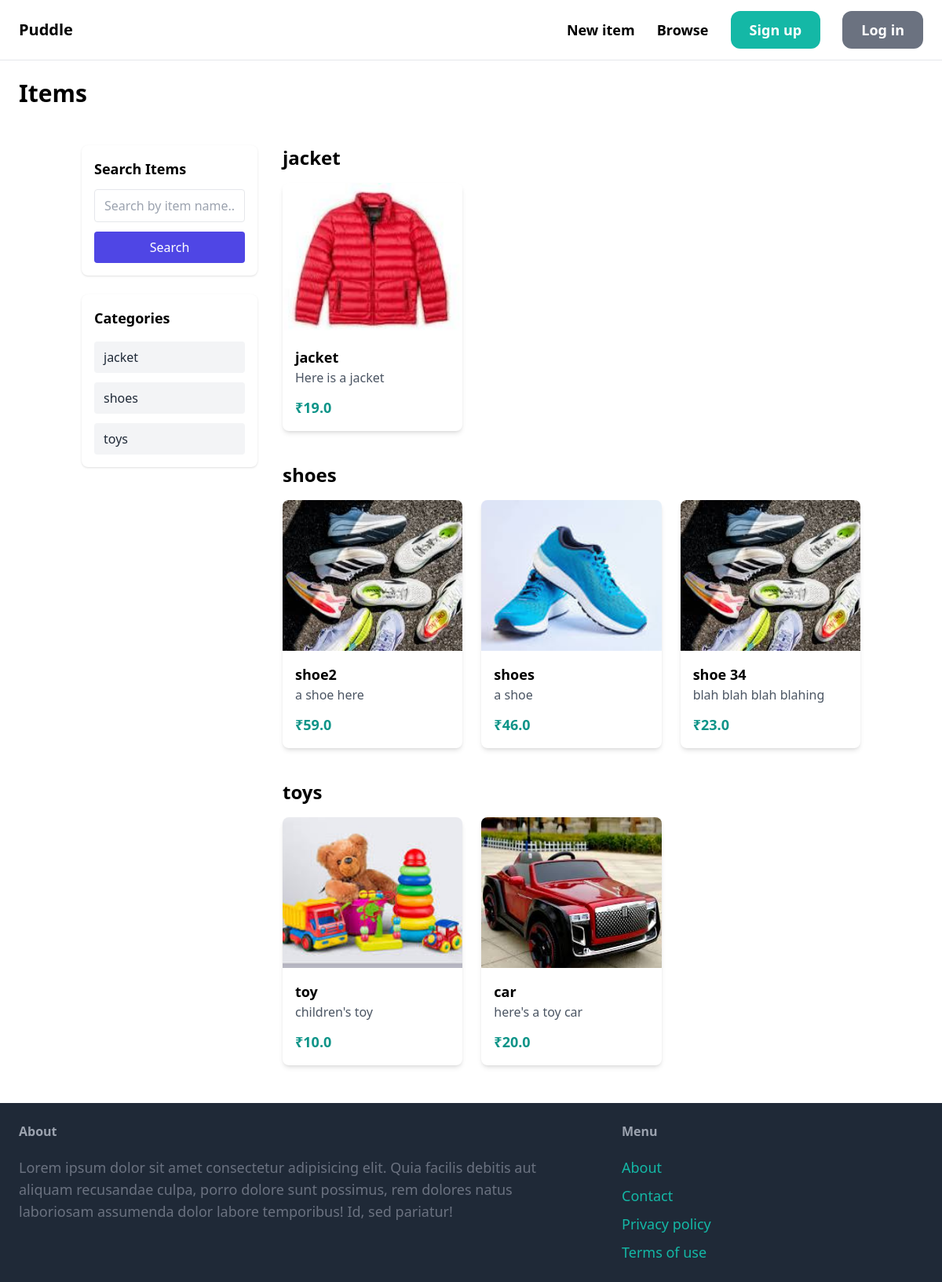
The app's page /items/ with its own data.
### item/models.py (models this page shows, shortened)
class Category(models.Model):
    name = models.CharField(max_length=255)
    class Meta:
        ordering =('name',)
        verbose_name_plural = 'Categories'

class Item(models.Model):
    category = models.ForeignKey(Category,related_name='items', on_delete=models.CASCADE)
    name = models.CharField(max_length=255)
    description = models.TextField(blank=True, null=True)
    price = models.FloatField()
    image = models.ImageField(upload_to='item_images', blank=True, null=True)
    is_sold = models.BooleanField(default=False)
    created_at = models.DateTimeField(auto_now_add=True)
    created_by = models.ForeignKey(User, on_delete=models.CASCADE, related_name='items')

### item/views.py (the view, shortened to what this page needs)
# urls.py: path('', views.items, name='items'),
def items(request):
    items = Item.objects.filter(is_sold=False)
    query = request.GET.get('query', '')
    categories = Category.objects.prefetch_related('items').all()
    return render(request, "item/items.html", {
        'items': items,
        'categories': categories,
        'query': '',
        'is_search': False,
    })

### item/templates/item/items.html (shortened to what this page needs)
{% extends "core/base.html" %}
{% block content %}
    <h1 class="mb-6 text-3xl font-bold">Items</h1>
<div class="container mx-auto px-4 py-6">
    <div class="grid grid-cols-1 md:grid-cols-4 gap-8">
        <div class="md:col-span-1 space-y-6">
            <div class="bg-white shadow rounded-lg p-4">
                <h2 class="text-lg font-semibold mb-3">Search Items</h2>
                <form method="GET">
                    <input
                        type="text"
                        name="query"
                        placeholder="Search by item name..."
                        value="{{ query }}"
                        class="w-full px-3 py-2 border rounded focus:outline-none focus:ring-2 focus:ring-indigo-500"
                    >
                    <button
                        type="submit"
                        class="w-full mt-3 bg-indigo-600 text-white py-2 rounded hover:bg-indigo-700"
                    >
                        Search
                    </button>
                </form>
            </div>
            <div class="bg-white shadow rounded-lg p-4">
                <h2 class="text-lg font-semibold mb-4">Categories</h2>
                <ul class="space-y-3">
                    {% for cat in categories %}
                        <li class="py-2 px-3 rounded bg-gray-100 text-gray-800 font-medium">
                            {{ cat.name }}
                        </li>
                    {% endfor %}
                </ul>
            </div>
        </div>
        <div class="md:col-span-3 space-y-10">
            {% if is_search %}
                <h2 class="text-2xl font-bold mb-4">Search Results</h2>
                <div class="grid grid-cols-1 sm:grid-cols-2 lg:grid-cols-3 gap-6">
                    {% for item in items %}
                        <div class="bg-white rounded-lg shadow-md overflow-hidden hover:shadow-lg transition">
                            {% if item.image %}
                                <img src="{{ item.image.url }}"
                                     class="w-full h-48 object-cover">
                            {% endif %}
                            <div class="p-4">
                                <h3 class="text-lg font-semibold">{{ item.name }}</h3>
                                <p class="text-gray-600 mb-3">{{ item.description|truncatewords:15 }}</p>
                                <p class="text-teal-600 font-bold text-lg">₹{{ item.price }}</p>
                            </div>
                        </div>
                    {% empty %}
                        <p>No items found.</p>
                    {% endfor %}
                </div>
            {% else %}
                {% for category in categories %}
                    <div>
                        <h2 class="text-2xl font-bold mb-4">{{ category.name }}</h2>
                        <div class="grid grid-cols-1 sm:grid-cols-2 lg:grid-cols-3 gap-6">
                            {% for item in category.items.all %}
                                <div class="bg-white rounded-lg shadow-md overflow-hidden hover:shadow-lg transition">
                                    {% if item.image %}
                                        <img src="{{ item.image.url }}"
                                             class="w-full h-48 object-cover">
                                    {% endif %}
                                    <div class="p-4">
                                        <h3 class="text-lg font-semibold">{{ item.name }}</h3>
                                        <p class="text-gray-600 mb-3">{{ item.description|truncatewords:15 }}</p>
                                        <p class="text-teal-600 font-bold text-lg">₹{{ item.price }}</p>
                                    </div>
                                </div>
                            {% endfor %}
                        </div>
                    </div>
                {% endfor %}
            {% endif %}
        </div>
    </div>
</div>
{% endblock %}

### records on screen
Category: name "jacket"
Category: name "shoes"
Category: name "toys"
Item: image (picture), name "jacket", description "Here is a jacket", price "19.0"
Item: image (picture), name "shoe2", description "a shoe here", price "59.0"
Item: image (picture), name "shoes", description "a shoe", price "46.0"
Item: image (picture), name "shoe 34", description "blah blah blah blahing", price "23.0"
Item: image (picture), name "toy", description "children's toy", price "10.0"
Item: image (picture), name "car", description "here's a toy car", price "20.0"
